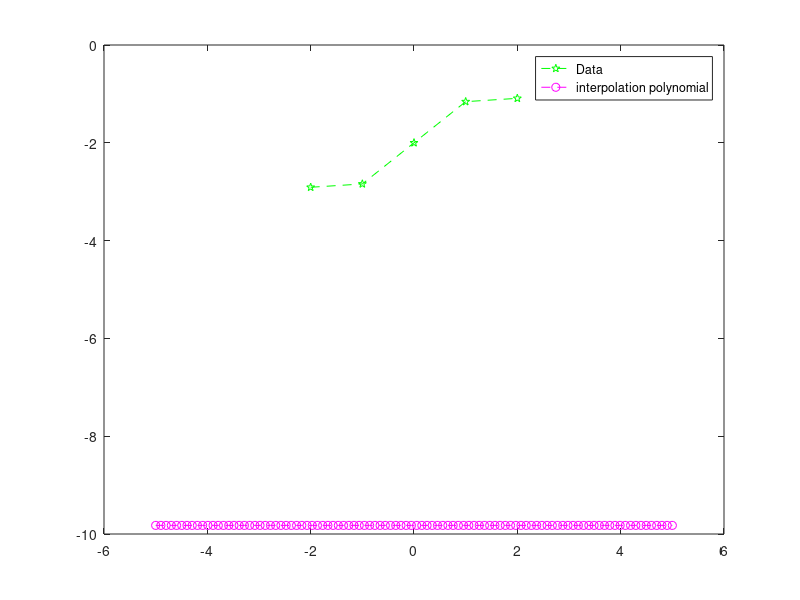

This chart was generated by the following MATLAB code:
function lagrange


% Obtain the Lagrange interpolation to find the 4th order polynomial
% in x that passes through the given points (x, y) where
% A) x = [−2, −1, 0, 1, 2], y = sin(x) − 2

clc;
clear all;
%Define point x and point y
pX = [-2 -1 0 1 2];
pY =@(x) (sin(x)-2);


x = linspace(-5,5);
n = size(pX, 2);
L = ones(n, size(x,2));

for i=1:n
    for j=1:n
        if (i~=j)
            L(i,:).*(x-pX(j))./(pX(i)-pX(j));
        end
    end
end

y = 0;
for i=1:n
    y = y + pY(i)*L(i,:);
end
y1 = y;

plot(pX, pY(pX), 'g--p', x, y1, 'm--o');
hold on;

legend('Data','interpolation polynomial','Location','Best')
end 